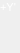
        <widget class="PyDMFrame" name="composite_12">
          <property name="geometry">
            <rect>
              <x>509</x>
              <y>219</y>
              <width>20</width>
              <height>53</height>
            </rect>
          </property>
          <property name="sizePolicy">
            <sizepolicy hsizetype="Ignored" vsizetype="Ignored">
              <horstretch>0</horstretch>
              <verstretch>0</verstretch>
            </sizepolicy>
          </property>
          <layout class="QGridLayout" name="gridLayout_13" columnstretch="7,2,5,6" rowstretch="14,3,3,11,22">
            <property name="leftMargin">
              <number>0</number>
            </property>
            <property name="topMargin">
              <number>0</number>
            </property>
            <property name="rightMargin">
              <number>0</number>
            </property>
            <property name="bottomMargin">
              <number>0</number>
            </property>
            <property name="horizontalSpacing">
              <number>0</number>
            </property>
            <property name="verticalSpacing">
              <number>0</number>
            </property>
            <item row="3" column="1" rowspan="2">
              <widget class="PyDMDrawingLine" name="polyline_40">
                <property name="geometry">
                  <rect>
                    <x>7</x>
                    <y>20</y>
                    <width>2</width>
                    <height>33</height>
                  </rect>
                </property>
                <property name="sizePolicy">
                  <sizepolicy hsizetype="Ignored" vsizetype="Ignored">
                    <horstretch>0</horstretch>
                    <verstretch>0</verstretch>
                  </sizepolicy>
                </property>
                <property name="toolTip">
                  <string>polyline_40</string>
                </property>
                <property name="brush" stdset="0">
                  <brush brushstyle="SolidPattern">
                    <color alpha="255">
                      <red>255</red>
                      <green>255</green>
                      <blue>255</blue>
                    </color>
                  </brush>
                </property>
                <property name="penStyle" stdset="0">
                  <enum>Qt::SolidLine</enum>
                </property>
                <property name="penColor" stdset="0">
                  <color>
                    <red>255</red>
                    <green>255</green>
                    <blue>255</blue>
                  </color>
                </property>
                <property name="penWidth" stdset="0">
                  <double>2</double>
                </property>
                <property name="penCapStyle" stdset="0">
                  <enum>Qt::FlatCap</enum>
                </property>
                <property name="penWidth" stdset="0">
                  <double>2</double>
                </property>
                <property name="penStyle" stdset="0">
                  <enum>Qt::SolidLine</enum>
                </property>
                <property name="penColor" stdset="0"/>
                <property name="penCapStyle" stdset="0">
                  <enum>Qt::FlatCap</enum>
                </property>
              </widget>
            </item>
            <item row="2" column="0" rowspan="2" colspan="3">
              <widget class="PyDMDrawingPolyline" name="polyline_41">
                <property name="geometry">
                  <rect>
                    <x>0</x>
                    <y>17</y>
                    <width>14</width>
                    <height>14</height>
                  </rect>
                </property>
                <property name="sizePolicy">
                  <sizepolicy hsizetype="Ignored" vsizetype="Ignored">
                    <horstretch>0</horstretch>
                    <verstretch>0</verstretch>
                  </sizepolicy>
                </property>
                <property name="toolTip">
                  <string>polyline_41</string>
                </property>
                <property name="brush" stdset="0">
                  <brush brushstyle="NoBrush">
                    <color alpha="255">
                      <red>255</red>
                      <green>255</green>
                      <blue>255</blue>
                    </color>
                  </brush>
                </property>
                <property name="penStyle" stdset="0">
                  <enum>Qt::SolidLine</enum>
                </property>
                <property name="penColor" stdset="0">
                  <color>
                    <red>255</red>
                    <green>255</green>
                    <blue>255</blue>
                  </color>
                </property>
                <property name="penWidth" stdset="0">
                  <double>2.0</double>
                </property>
                <property name="penCapStyle" stdset="0">
                  <enum>Qt::FlatCap</enum>
                </property>
                <property name="points" stdset="0">
                  <stringlist>
                    <string>508, 230</string>
                    <string>514, 218</string>
                    <string>520, 230</string>
                  </stringlist>
                </property>
              </widget>
            </item>
            <item row="0" column="0" colspan="4">
              <widget class="QLabel" name="text_33">
                <property name="geometry">
                  <rect>
                    <x>0</x>
                    <y>0</y>
                    <width>20</width>
                    <height>14</height>
                  </rect>
                </property>
                <property name="sizePolicy">
                  <sizepolicy hsizetype="Ignored" vsizetype="Ignored">
                    <horstretch>0</horstretch>
                    <verstretch>0</verstretch>
                  </sizepolicy>
                </property>
                <property name="text">
                  <string>+Y'</string>
                </property>
                <property name="font">
                  <font>
                    <pointsize>8</pointsize>
                  </font>
                </property>
                <property name="brush" stdset="0">
                  <brush brushstyle="SolidPattern">
                    <color alpha="255">
                      <red>255</red>
                      <green>255</green>
                      <blue>255</blue>
                    </color>
                  </brush>
                </property>
                <property name="toolTip">
                  <string>text_33</string>
                </property>
                <property name="alignment">
                  <set>Qt::AlignLeading|Qt::AlignLeft|Qt::AlignVCenter</set>
                </property>
                <property name="styleSheet">
                  <string notr="true">QLabel#text_33 {
  color: rgb(255, 255, 255);
  }</string>
                </property>
              </widget>
            </item>
          </layout>
        </widget>
